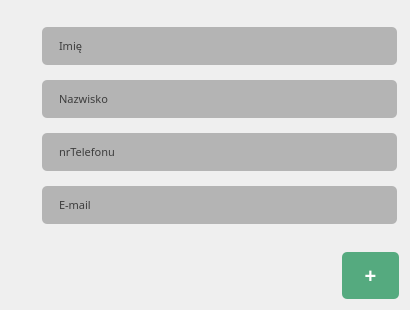
        <widget class="QWidget" name="contact_Screen">
         <widget class="QWidget" name="layoutWidget">
          <property name="geometry">
           <rect>
            <x>40</x>
            <y>20</y>
            <width>359</width>
            <height>211</height>
           </rect>
          </property>
          <layout class="QVBoxLayout" name="verticalLayout_2">
           <item>
            <widget class="QLineEdit" name="imieContact_Input">
             <property name="font">
              <font>
               <family>e-Ukraine</family>
               <pointsize>8</pointsize>
               <fontweight>ExtraLight</fontweight>
              </font>
             </property>
             <property name="styleSheet">
              <string notr="true">QLineEdit{
	background-color:rgb(180, 180, 180);
	                             margin: 2px; 
								color:rgb(255, 255, 255);
                               padding: 10px 15px; 
                         border-radius: 5px; 
;}
                         QLineEdit:textEdited { 

                         } 
                         QLineEdit:pressed { 
                         background-color: rgb(234, 234, 234); 
						color:rgb(61, 61, 61);                         }</string>
             </property>
             <property name="text">
              <string>Imię</string>
             </property>
            </widget>
           </item>
           <item>
            <widget class="QLineEdit" name="nazwiskoContact_Input">
             <property name="font">
              <font>
               <family>e-Ukraine</family>
               <pointsize>8</pointsize>
               <fontweight>ExtraLight</fontweight>
              </font>
             </property>
             <property name="styleSheet">
              <string notr="true">QLineEdit{
	background-color:rgb(180, 180, 180);
	                             margin: 2px; 
								color:rgb(255, 255, 255);
                               padding: 10px 15px; 
                         border-radius: 5px; 
;}
                         QLineEdit:textEdited { 

                         } 
                         QLineEdit:pressed { 
                         background-color: rgb(234, 234, 234); 
						color:rgb(61, 61, 61);                         }</string>
             </property>
             <property name="text">
              <string>Nazwisko</string>
             </property>
            </widget>
           </item>
           <item>
            <widget class="QLineEdit" name="nrTelContact_Input">
             <property name="font">
              <font>
               <family>e-Ukraine</family>
               <pointsize>8</pointsize>
               <fontweight>ExtraLight</fontweight>
              </font>
             </property>
             <property name="styleSheet">
              <string notr="true">QLineEdit{
	background-color:rgb(180, 180, 180);
	                             margin: 2px; 
								color:rgb(255, 255, 255);
                               padding: 10px 15px; 
                         border-radius: 5px; 
;}
                         QLineEdit:textEdited { 

                         } 
                         QLineEdit:pressed { 
                         background-color: rgb(234, 234, 234); 
						color:rgb(61, 61, 61);                         }</string>
             </property>
             <property name="text">
              <string>nrTelefonu</string>
             </property>
            </widget>
           </item>
           <item>
            <widget class="QLineEdit" name="emailContact_Input">
             <property name="font">
              <font>
               <family>e-Ukraine</family>
               <pointsize>8</pointsize>
               <fontweight>ExtraLight</fontweight>
              </font>
             </property>
             <property name="styleSheet">
              <string notr="true">QLineEdit{
	background-color:rgb(180, 180, 180);
	                             margin: 2px; 
								color:rgb(255, 255, 255);
                               padding: 10px 15px; 
                         border-radius: 5px; 
;}
                         QLineEdit:textEdited { 

                         } 
                         QLineEdit:pressed { 
                         background-color: rgb(234, 234, 234); 
						color:rgb(61, 61, 61);                         }</string>
             </property>
             <property name="text">
              <string>E-mail</string>
             </property>
            </widget>
           </item>
          </layout>
         </widget>
         <widget class="QPushButton" name="utworzContact_B2N">
          <property name="geometry">
           <rect>
            <x>340</x>
            <y>250</y>
            <width>61</width>
            <height>51</height>
           </rect>
          </property>
          <property name="font">
           <font>
            <pointsize>15</pointsize>
            <bold>true</bold>
           </font>
          </property>
          <property name="styleSheet">
           <string notr="true">QPushButton{
	background-color:rgb(85, 170, 127);
	                             margin: 2px; 
								color:rgb(255, 255, 255);
                               padding: 10px 15px; 
                         border-radius: 5px; 
;}
                         QPushButton:hover{
 	background-color:rgb(94, 189, 140);


                         } 
                         QLineEdit:pressed { 
                         background-color: rgb(113, 226, 167); 
						color:rgb(61, 61, 61);                         }</string>
          </property>
          <property name="text">
           <string>+</string>
          </property>
         </widget>
        </widget>
